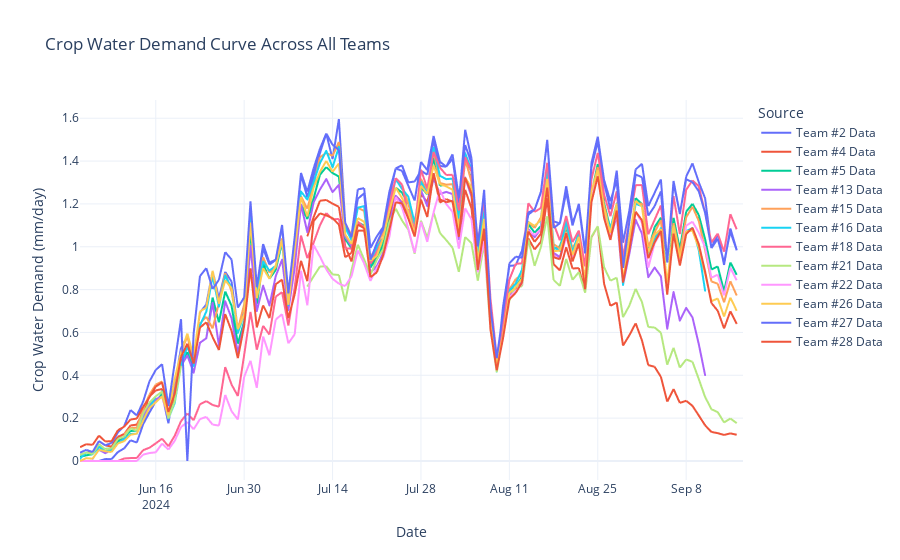

The code cell stored with this chart in its notebook:
### Code cell
file_path = "../Data/sensor_data/24 KSU TAPS Arable.xlsx"
sheet_names = pd.ExcelFile(file_path).sheet_names

combined_data = []

# Loop through each sheet
for sheet in sheet_names:
    # Read and clean data for the current sheet
    data = pd.read_excel(file_path, sheet_name=sheet, skiprows=2)
    data.columns = data.columns.str.strip() 
    
    
    if 'Timestamp' in data.columns and 'Mean Temp' in data.columns and 'Max Temp' in data.columns and 'Min Temp' in data.columns and 'Crop Coefficient' in data.columns:
        # Convert 'Timestamp' to datetime
        data['Timestamp'] = pd.to_datetime(data['Timestamp'])
        
        # Calculate ET₀ (Reference Evapotranspiration) using the Hargreaves equation
        data['ET0 (mm/day)'] = 0.0023 * (data['Mean Temp'] + 17.8) * ((data['Max Temp'] - data['Min Temp']) ** 0.5)
        
        # Calculate Crop Water Demand (ETc) using ET₀ and the crop coefficient (Kc)
        data['Crop Water Demand (mm/day)'] = data['ET0 (mm/day)'] * data['Crop Coefficient']
        
    
        data['Source'] = sheet
        
        # Append the data to the list, focusing on the crop water demand
        combined_data.append(data[['Timestamp', 'Crop Water Demand (mm/day)', 'Source']])

# Concatenate all data into a single dataframe
all_data = pd.concat(combined_data, ignore_index=True)

# Plotting the combined data
fig = px.line(all_data, 
              x='Timestamp', 
              y='Crop Water Demand (mm/day)', 
              color='Source',
              title='Crop Water Demand Curve Across All Teams')

fig.update_layout(xaxis_title='Date',
                  yaxis_title='Crop Water Demand (mm/day)',
                  template='plotly_white')

# Show the plot
fig.show()
